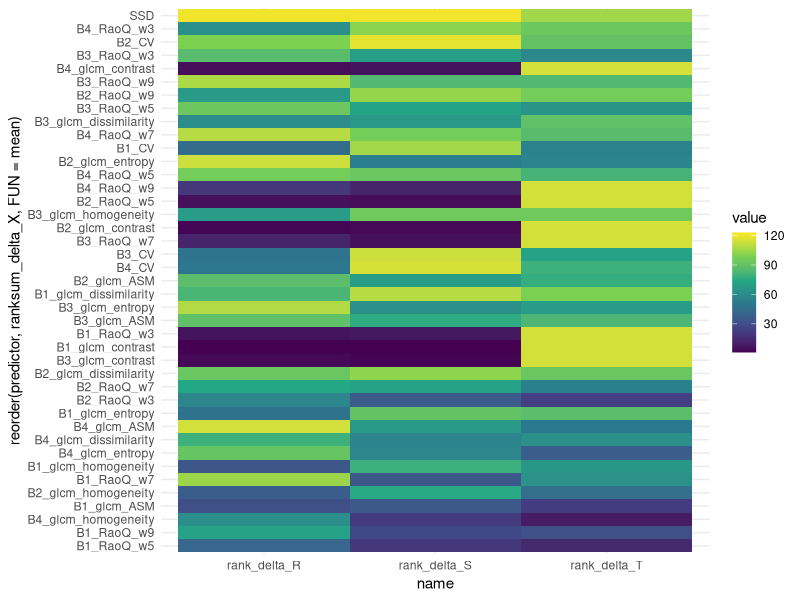
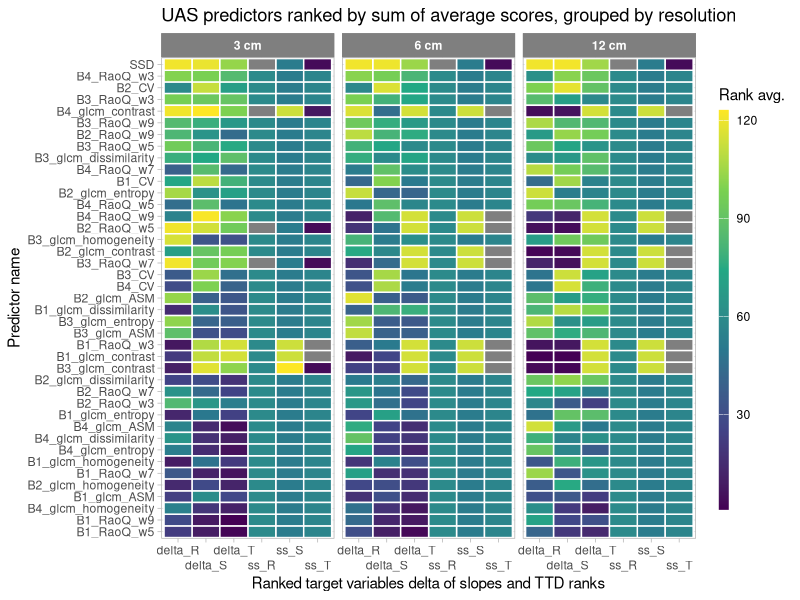
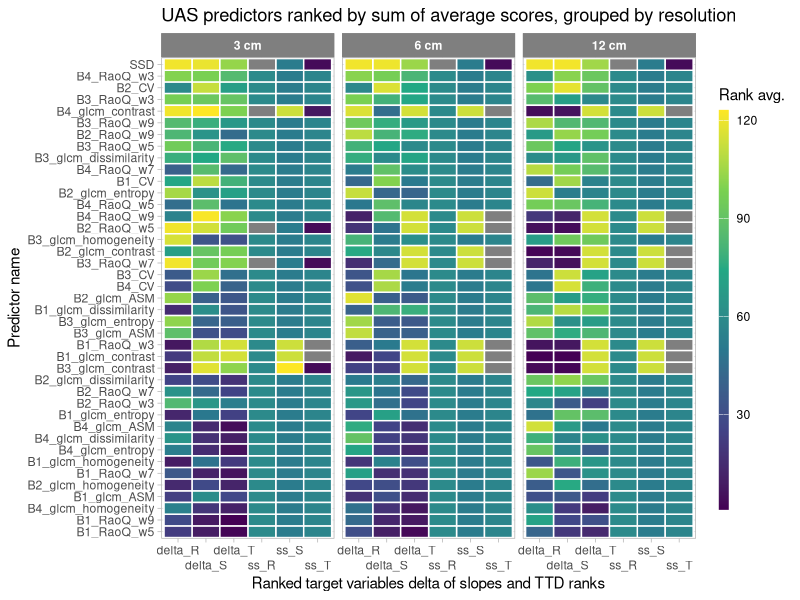

The R script that drew these images, in order: (Note: this script raises an error after producing the figures.)
library(dplyr)
library(tidyverse)
library(xtable)
library(ggplot2)
library(terra)
library(sf)
uas_slopes <- read.csv("./results/ACTUAL_RESULTS/UAS_slopes_FINAL.csv")

u <- uas_slopes %>%
  select(c(predictor, agg,
           starts_with("prop"), starts_with("mean"))) %>%
  group_by(predictor, agg) %>%
  summarise(
    across(
      where(is.numeric),
      ~ sum(.x, na.rm = TRUE)
    ),
    .groups = "drop"
  ) %>%
  mutate(
    across(starts_with("prop_"), ~ na_if(., 0))
  ) %>%
  # can I use case_when to replace same_sign == 0 with NA and do the same in the rank rows of the same predictors?
  mutate(
    rank_ss_S = rank(prop_same_sign_shannon,  ties.method = "average", na.last = "keep"),
    rank_ss_T = rank(prop_same_sign_turnover, ties.method = "average", na.last = "keep"),
    rank_ss_R = rank(prop_same_sign_richness, ties.method = "average", na.last = "keep")
  ) %>%
  mutate(ranksum_ss_X = rowSums(
    select(., starts_with("rank_ss")),
    na.rm = T)
  ) %>%
  mutate(
    rank_delta_S = rank(-abs(mean_diff_shannon), ties.method = "average"),
    rank_delta_T = rank(-abs(mean_diff_turnover), ties.method = "average"),
    rank_delta_R = rank(-abs(mean_diff_richness), ties.method = "average")
  ) %>%
  mutate(ranksum_delta_X = rowSums(
    select(., starts_with("rank_delta")),
    na.rm = T
  )) %>%
  mutate(ranksum = ranksum_delta_X + ranksum_ss_X)

u %>%
  select(prop_same_sign_shannon, rank_ss_S)
u %>%
  select(mean_diff_shannon, rank_delta_S)

#########
# visualise UAS slopes same sign
u_ss <- u %>%
  select(c(predictor, agg, ranksum_ss_X, starts_with("rank_ss"))) %>%
  pivot_longer(-c(predictor, agg, ranksum_ss_X))

p_ss <- ggplot(u_ss, aes(x = name, y = reorder(predictor, ranksum_ss_X, FUN = mean),
              fill = value)) +
  geom_tile() +
  scale_fill_viridis_c() +
  theme_minimal() +
  labs(title = "Ranked predictors for same sign estimation of species variables",
       subtitle = "on UAS data, ordered by sum of ranks")

# visualise UAS slopes mean diff
u_mean <- u %>%
  select(c(predictor, agg, ranksum_delta_X, starts_with("rank_delta"))) %>%
  pivot_longer(-c(predictor, agg, ranksum_delta_X))

ggplot(u_mean, aes(x = name, y = reorder(predictor, ranksum_delta_X, FUN = mean),
                 fill = value)) +
  geom_tile() +
  scale_fill_viridis_c() +
  theme_minimal()

# both in one?
u_both <- u %>%
  select(c(predictor, agg, starts_with("rank"))) %>%
  select(-c(ranksum_ss_X, ranksum)) %>%
  pivot_longer(-c(predictor, agg, ranksum_delta_X)) %>%
  # rename some stuff
  mutate(res = factor(
    case_when(
    agg == "agg1" ~ "3 cm",
    agg == "agg2" ~ "6 cm",
    agg == "agg4" ~ "12 cm"
              ), levels = c("3 cm", "6 cm", "12 cm")),
  name = str_remove(name, "^rank_"))

both <- ggplot(u_both, aes(x = name,
                           y = reorder(predictor, ranksum_delta_X, FUN = mean),
                           fill = value)) +
  geom_tile(color = "white", lwd = .5) +
  facet_wrap(~ res, nrow = 1) +
  scale_fill_viridis_c(name = "Rank avg.") +
  theme_light() +
  theme(strip.text = element_text(face = "bold"),
        strip.background = element_rect(fill = "grey50", color = "grey50")) +
  ylab("Predictor name") +
  xlab("Ranked target variables delta of slopes and TTD ranks") +
  guides(fill = guide_colourbar(barwidth = 0.5, barheight = 20)) +
  scale_x_discrete(guide = guide_axis(n.dodge = 2)) +
  labs(title = "UAS predictors ranked by sum of average scores, grouped by resolution")
both
ggsave(filename = "./images/5_Results_UAS_sameSign_meanDiff_ranks.png", plot = both,
       width = 3000, height = 2000, units = "px", dpi = 300)
write.csv(u , "./result_tables/Fig_5_2_data.csv", row.names = F)
